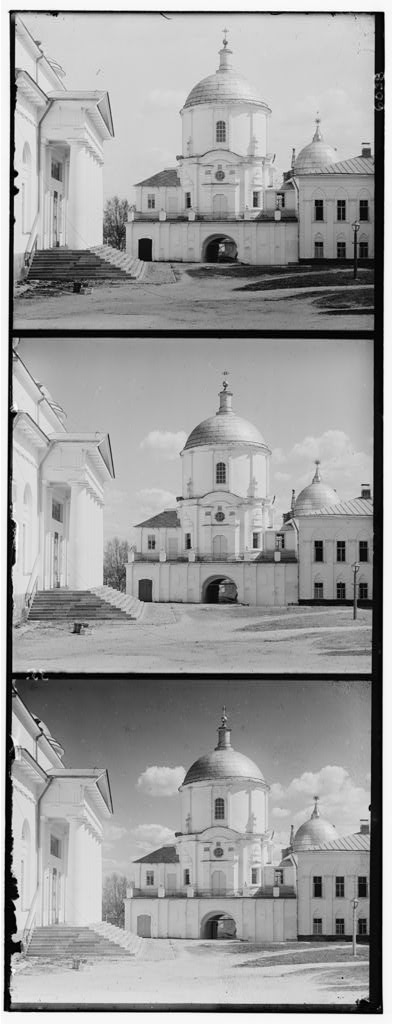
%> input picture image6.jpg, 393 x 1024 px
$ octave harris_corner.m   (GNU Octave 9; MATLAB toolbox functions it lacks are replaced by stand-ins)
%> lines starting %> are read from the running program, lines starting %| are printed output that depends on the picture
%Refered from https://github.com/gokhanozbulak/Harris-Detector/blob/master/src/harris.m
clc;
Threshold = 50000;

GorskiiImage=(imread('image6.jpg'));
%> GorskiiImage is the input picture: size 1024x393 uint8; min 0, max 255, mean 157.6
[ height ,width]=size(GorskiiImage);
%> height = 1024; width = 393
height= floor(height/3);
%> height = 341

B=GorskiiImage(1:height,:);
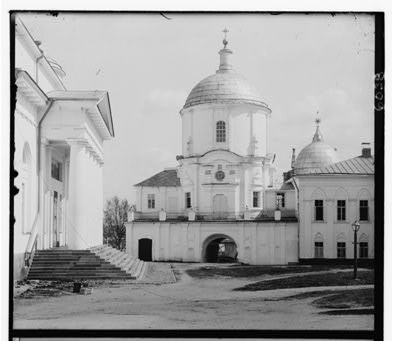
%> B: size 341x393 uint8; min 0, max 255, mean 159.3
G=GorskiiImage( height + 1:2*height,:);
R =GorskiiImage( 2*height+1:3*height,:);
disp("Images read")
sigma = 1;
[gx, gy] = meshgrid(-3:3, -3:3);

Guassian_Kernel = exp(-(gx .^ 2 + gy .^ 2) / (2 * sigma ^ 2));
Guassian_x = gx .* exp(-(gx .^ 2 + gy .^ 2) / (2 * sigma ^ 2));
Guassian_y = gy .* exp(-(gx .^ 2 + gy .^ 2) / (2 * sigma ^ 2));
disp("Guassian calculated")
% 1) Compute x and y derivatives of image
IxB = conv2(Guassian_x, B);
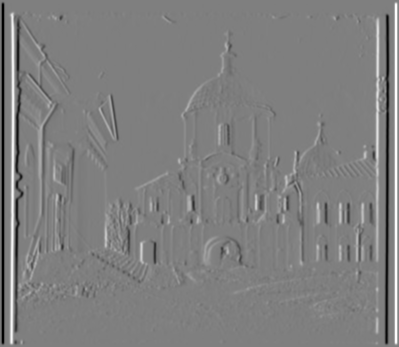
%> IxB: size 347x399 double; min -576.4, max 577.5, mean 0; drawn with min black and max white
IyB = conv2(Guassian_y, B);
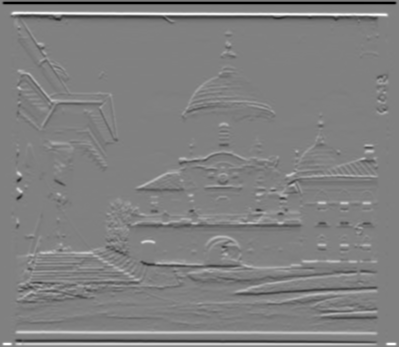
%> IyB: size 347x399 double; min -568.2, max 558.4, mean 0; drawn with min black and max white
IxG = conv2(Guassian_x, G);
IyG = conv2(Guassian_y, G);
IxR = conv2(Guassian_x, R);
IyR = conv2(Guassian_y, R);
% [107 lines of commented-out code are left out]

$ run again, with image1.jpg copied over image6.jpg
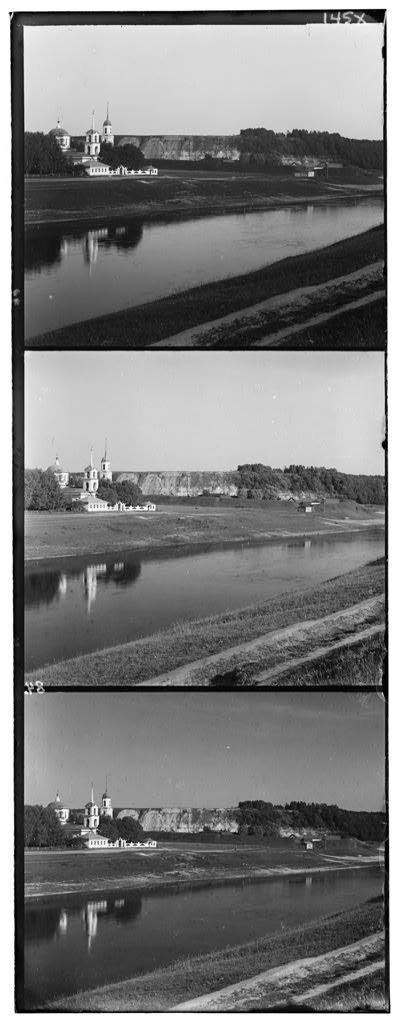
%> input picture image1.jpg, 400 x 1024 px
%> GorskiiImage is the input picture: size 1024x400 uint8; min 0, max 255, mean 124.2
%> `B=GorskiiImage(1:height,:);`:
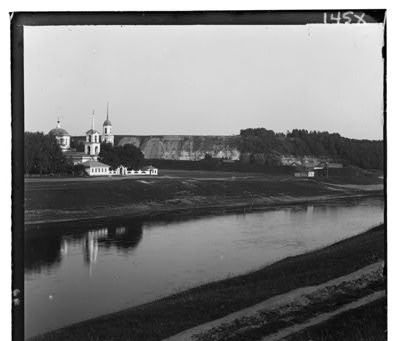
%> B: size 341x400 uint8; min 0, max 255, mean 125.9
%> `IyB = conv2(Guassian_y, B);`:
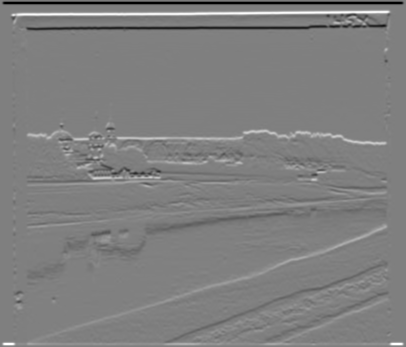
%> IyB: size 347x406 double; min -581.8, max 581.8, mean 0; mean of the top-left, top-right, bottom-left and bottom-right quarters -3.3, -2.2, 3.3, 2.2; drawn with min black and max white

$ run again, with image3.jpg copied over image6.jpg
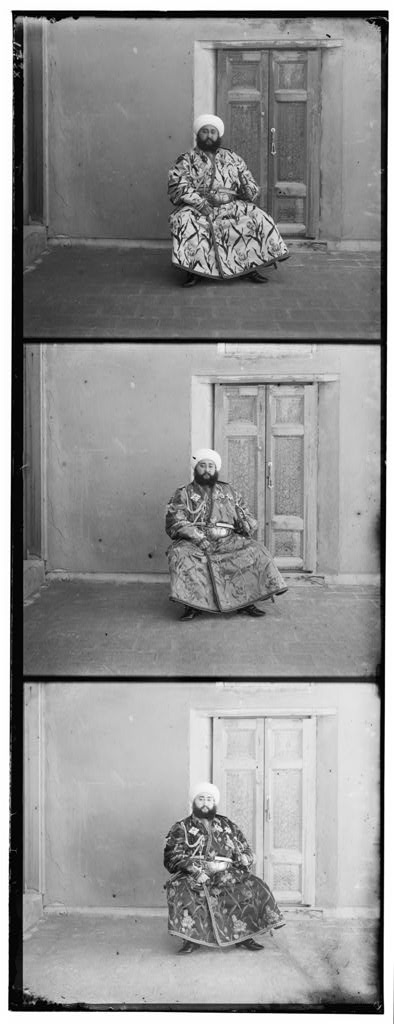
%> input picture image3.jpg, 394 x 1024 px
%> GorskiiImage is the input picture: size 1024x394 uint8; min 0, max 255, mean 145.2
%> `B=GorskiiImage(1:height,:);`:
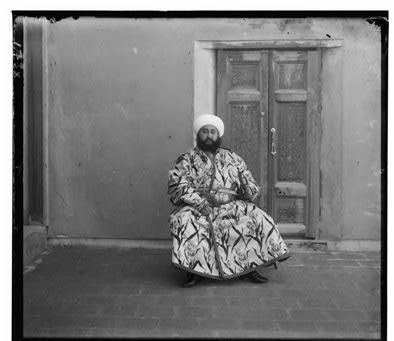
%> B: size 341x394 uint8; min 0, max 255, mean 119.9
%> `IyB = conv2(Guassian_y, B);`:
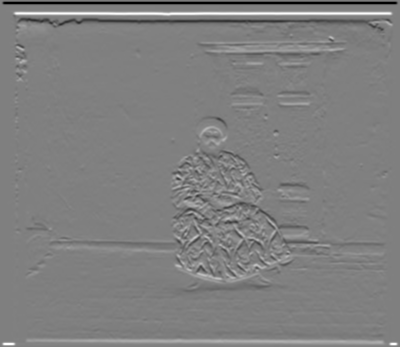
%> IyB: size 347x400 double; min -581.8, max 579.3, mean 0; drawn with min black and max white
